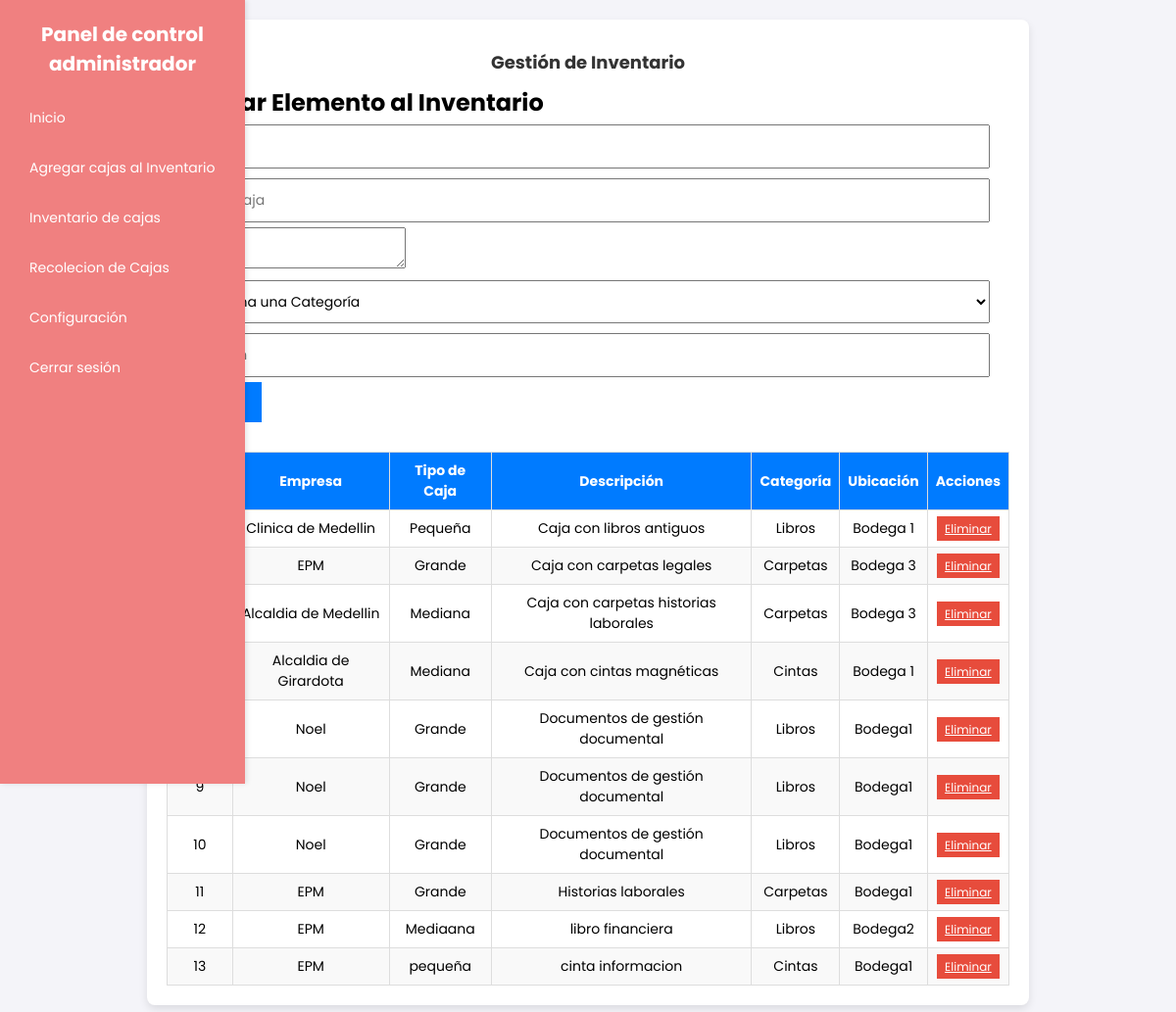
Screenshot of /Vistas/agregar_cajas.php with the database file from the repository.
### tables this page shows
CREATE TABLE `inventario` (
  `id_caja` int(11) NOT NULL,
  `empresa` varchar(100) NOT NULL,
  `tipo_caja` varchar(50) NOT NULL,
  `descripcion` text DEFAULT NULL,
  `categoria_id` int(11) NOT NULL,
  `ubicacion` varchar(100) NOT NULL
);

CREATE TABLE `categorias` (
  `id` int(11) NOT NULL,
  `nombre_categoria` varchar(50) NOT NULL
);

### Vistas/agregar_cajas.php (the view, shortened to what this page needs)
<?php
$connection = new Connection();
$pdo = $connection->connect();
$sql = "SELECT
            i.id_caja,
            i.empresa,
            i.tipo_caja,
            i.descripcion,
            c.nombre_categoria AS categoria,
            i.ubicacion
        FROM inventario i
        JOIN categorias c ON i.categoria_id = c.id";
$stmt = $pdo->query($sql);
$inventarios = $stmt->fetchAll(PDO::FETCH_ASSOC);
?>
<!DOCTYPE html>
<html lang="es">
<head>
    <?php require_once "dependencias.php" ?>
</head>
<body>
    <?php require_once "../Vistas/menu.php" ?>
    <div class="container">
        <h1>Gestión de Inventario</h1>
        <form method="POST">
            <h2>Agregar Elemento al Inventario</h2>
            <input type="text" name="empresa" placeholder="Empresa" required>
            <input type="text" name="tipo_caja" placeholder="Tipo de Caja" required>
            <textarea name="descripcion" placeholder="Descripción" required></textarea>
            <select name="categoria_id" required>
                <option value="">Selecciona una Categoría</option>
            </select>
            <input type="text" name="ubicacion" placeholder="Ubicación" required>
            <button type="submit" name="add_item">Agregar</button>
        </form>
        <table>
            <thead>
                <tr>
                    <th>ID Caja</th>
                    <th>Empresa</th>
                    <th>Tipo de Caja</th>
                    <th>Descripción</th>
                    <th>Categoría</th>
                    <th>Ubicación</th>
                    <th>Acciones</th>
                </tr>
            </thead>
            <tbody>
                <?php foreach ($inventarios as $item): ?>
                    <tr>
                        <td><?php echo htmlspecialchars($item['id_caja']); ?></td>
                        <td><?php echo htmlspecialchars($item['empresa']); ?></td>
                        <td><?php echo htmlspecialchars($item['tipo_caja']); ?></td>
                        <td><?php echo htmlspecialchars($item['descripcion']); ?></td>
                        <td><?php echo htmlspecialchars($item['categoria']); ?></td>
                        <td><?php echo htmlspecialchars($item['ubicacion']); ?></td>
                        <td>
                            <a href="?delete_id=<?php echo $item['id_caja']; ?>" class="delete-button">Eliminar</a>
                        </td>
                    </tr>
                <?php endforeach; ?>
            </tbody>
        </table>
    </div>
</body>
</html>

### Vistas/dependencias.php (shortened to what this page needs)
<link rel="stylesheet" href="../css/style.css">
<link rel="stylesheet" href="../css/vista.css">
<link rel="stylesheet" href="../css/agregar.css">
<link rel="stylesheet" href="../css/configuracion.css">

### Vistas/menu.php
<!DOCTYPE html>
<html lang="es">
<head>
    <?php require_once "../Vistas/dependencias.php"; ?>
</head>
<body>
    <div class="sidebar">
        <h2>Panel de control administrador</h2>
        <a href="../Home/dashboard.php">Inicio</a>
        <a href="../Vistas/agregar_cajas.php">Agregar cajas al Inventario</a>
        <a href="../Vistas/vista_inventario.php">Inventario de cajas</a>
        <a href="../Vistas//recoleccion_cajas.php">Recolecion de Cajas</a>
        <a href="../Vistas/configuracion.php">Configuración</a>
        <a href="../InicioSesion/CerrarSesion.php">Cerrar sesión</a>
    </div>
</body>
</html>

### css/style.css (style rules this page uses)
* { margin: 0; padding: 0; box-sizing: border-box; font-family: 'Poppins', sans-serif; }
html,body { display: grid; height: 100%; width: 100%; place-items: center; background: #f2f2f2; }
.sidebar { width: 250px; background: #4158d0; color: #fff; padding: 20px; height: 100%; position: fixed; top: 0; left: 0; box-shadow: 2px 0 5px rgba(0,0,0,0.1); }
.sidebar h2 { font-size: 24px; margin-bottom: 20px; }
.sidebar a { display: block; color: #fff; text-decoration: none; padding: 10px 0; font-size: 18px; }
.sidebar { height: 100%; width: 250px; background: #4158d0; position: fixed; top: 0; left: 0; color: #fff; padding: 20px; }
.sidebar h2 { font-size: 24px; margin-bottom: 30px; }
.sidebar a { display: block; color: #fff; text-decoration: none; margin: 10px 0; font-size: 18px; }

### css/vista.css (style rules this page uses)
body { font-family: 'Poppins', sans-serif; background-color: #f4f4f9; margin: 0; padding: 0; display: flex; }
.sidebar { width: 250px; background-color: #333; color: #fff; padding: 20px; height: 100vh; position: fixed; box-sizing: border-box; }
.sidebar h2 { text-align: center; font-size: 20px; margin-bottom: 20px; }
.sidebar a { display: block; color: #fff; text-decoration: none; margin: 10px 0; padding: 10px; border-radius: 5px; }
.container { max-width: 1200px; margin: 20px auto; padding: 20px; background-color: #fff; border-radius: 8px; box-shadow: 0 4px 8px rgba(0, 0, 0, 0.1); }
h1 { text-align: center; color: #333; }
table { width: 100%; border-collapse: collapse; margin-top: 20px; }
table th, table td { text-align: center; padding: 10px; border: 1px solid #ddd; }
table th { background-color: #007BFF; color: #fff; }
table tr:nth-child(even) { background-color: #f9f9f9; }

### css/agregar.css (style rules this page uses)
body { font-family: 'Poppins', sans-serif; margin: 0; padding: 0; background-color: #f4f4f9; }
.container { max-width: 800px; margin: 10px auto; padding: 15px; background-color: #fff; border-radius: 6px; box-shadow: 0 2px 4px rgba(0, 0, 0, 0.1); }
h1 { text-align: center; font-size: 18px; color: #333; margin: 10px 0; }
form { margin-bottom: 20px; }
form input, form select { padding: 8px; margin: 3px 0; width: calc(100% - 16px); box-sizing: border-box; font-size: 14px; }
form button { padding: 8px 16px; font-size: 14px; background-color: #007BFF; color: #fff; border: none; cursor: pointer; }
table { width: 100%; border-collapse: collapse; margin-top: 15px; }
table th, table td { text-align: center; padding: 8px; font-size: 14px; border: 1px solid #ddd; }
table th { background-color: #007BFF; color: #fff; }
table tr:nth-child(even) { background-color: #f9f9f9; }
.delete-button { background-color: #e74c3c; color: #fff; border: none; padding: 4px 8px; font-size: 12px; cursor: pointer; }
.sidebar { width: 200px; background-color: #ac2424; color: #662b2b; padding: 15px; height: 100vh; position: fixed; box-sizing: border-box; }
.sidebar h2 { text-align: center; font-size: 16px; margin-bottom: 15px; }
.sidebar a { display: block; color: #fff; text-decoration: none; margin: 8px 0; padding: 8px; border-radius: 5px; font-size: 14px; }

### css/configuracion.css (style rules this page uses)
body { font-family: 'Poppins', sans-serif; background-color: #f4f4f9; margin: 0; padding: 0; }
.sidebar { width: 250px; background-color: #F08080; color: #fff; padding: 20px; height: 100vh; position: fixed; box-sizing: border-box; }
.sidebar h2 { text-align: center; font-size: 20px; margin-bottom: 20px; }
.sidebar a { display: block; color: #fff; text-decoration: none; margin: 10px 0; padding: 10px; border-radius: 5px; }
.container { max-width: 900px; margin: 20px auto; padding: 20px; background-color: #fff; border-radius: 8px; box-shadow: 0 4px 8px rgba(0, 0, 0, 0.1); }
h1 { text-align: center; color: #333; }
form { margin-bottom: 30px; }
form input, form select { padding: 10px; margin: 5px 0; width: calc(100% - 20px); box-sizing: border-box; }
form button { padding: 10px 20px; background-color: #007BFF; color: #fff; border: none; cursor: pointer; }

### rows the page displays
inventario: empresa "Clinica de Medellin", tipo_caja "Pequeña", descripcion "Caja con libros antiguos", categoria.nombre_categoria "Libros", ubicacion "Bodega 1"
inventario: empresa "EPM", tipo_caja "Grande", descripcion "Caja con carpetas legales", categoria.nombre_categoria "Carpetas", ubicacion "Bodega 3"
inventario: empresa "Alcaldia de Medellin", tipo_caja "Mediana", descripcion "Caja con carpetas historias laborales", categoria.nombre_categoria "Carpetas", ubicacion "Bodega 3"
inventario: empresa "Alcaldia de Girardota", tipo_caja "Mediana", descripcion "Caja con cintas magnéticas", categoria.nombre_categoria "Cintas", ubicacion "Bodega 1"
inventario: empresa "Noel", tipo_caja "Grande", descripcion "Documentos de gestión documental", categoria.nombre_categoria "Libros", ubicacion "Bodega1"
inventario: id_caja "9", empresa "Noel", tipo_caja "Grande", descripcion "Documentos de gestión documental", categoria.nombre_categoria "Libros", ubicacion "Bodega1"
inventario: id_caja "10", empresa "Noel", tipo_caja "Grande", descripcion "Documentos de gestión documental", categoria.nombre_categoria "Libros", ubicacion "Bodega1"
inventario: id_caja "11", empresa "EPM", tipo_caja "Grande", descripcion "Historias laborales", categoria.nombre_categoria "Carpetas", ubicacion "Bodega1"
inventario: id_caja "12", empresa "EPM", tipo_caja "Mediaana", descripcion "libro financiera", categoria.nombre_categoria "Libros", ubicacion "Bodega2"
inventario: id_caja "13", empresa "EPM", tipo_caja "pequeña", descripcion "cinta informacion", categoria.nombre_categoria "Cintas", ubicacion "Bodega1"
